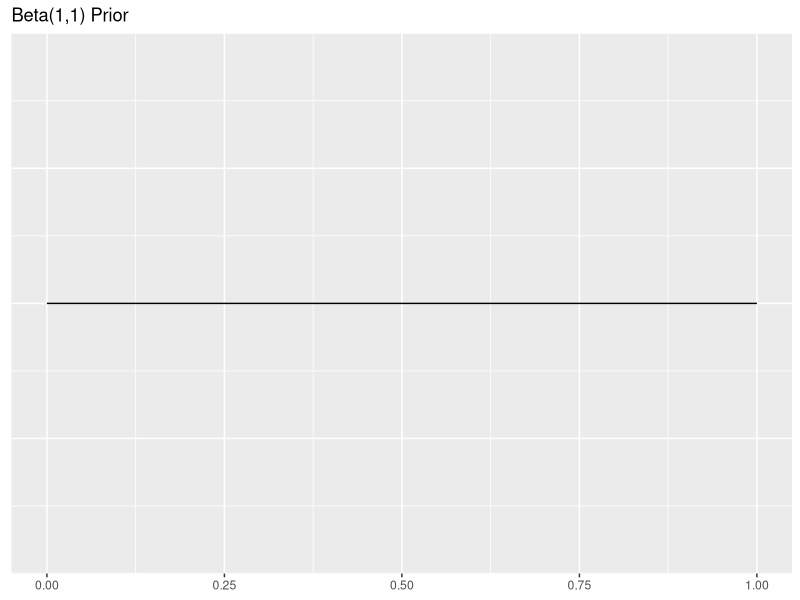
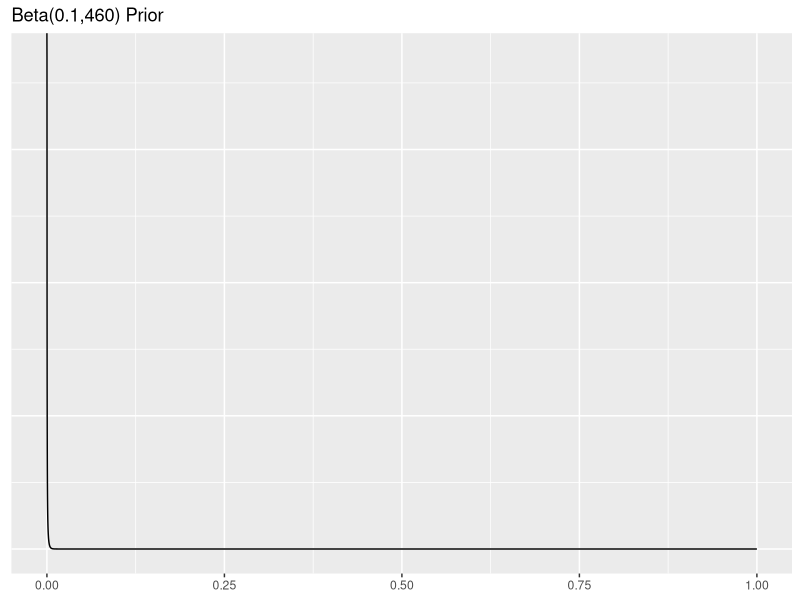
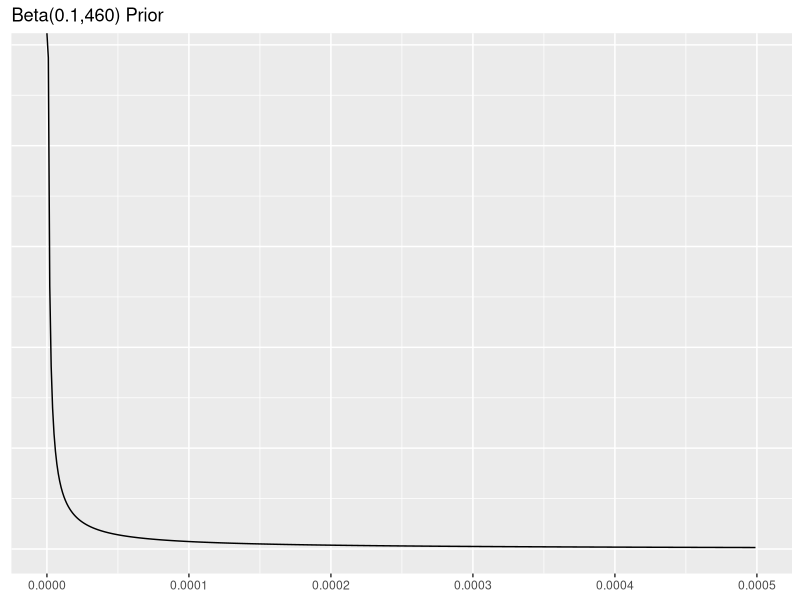
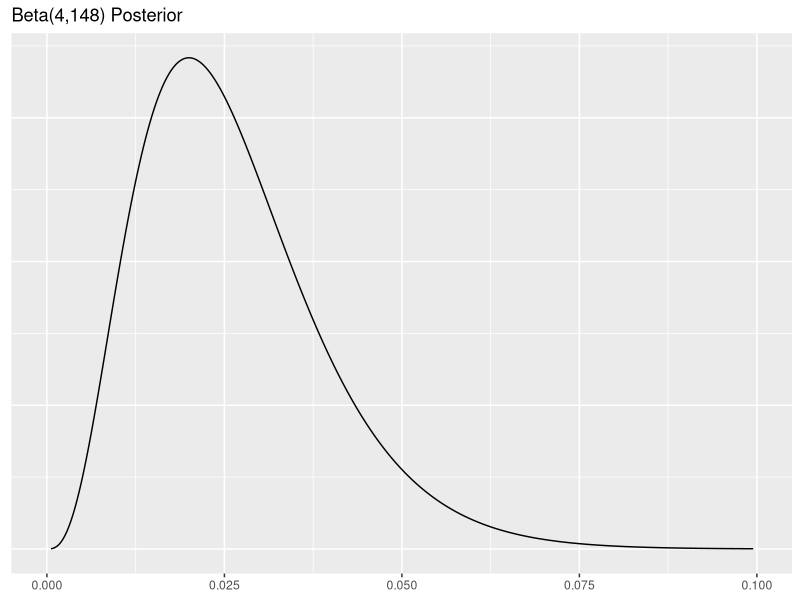
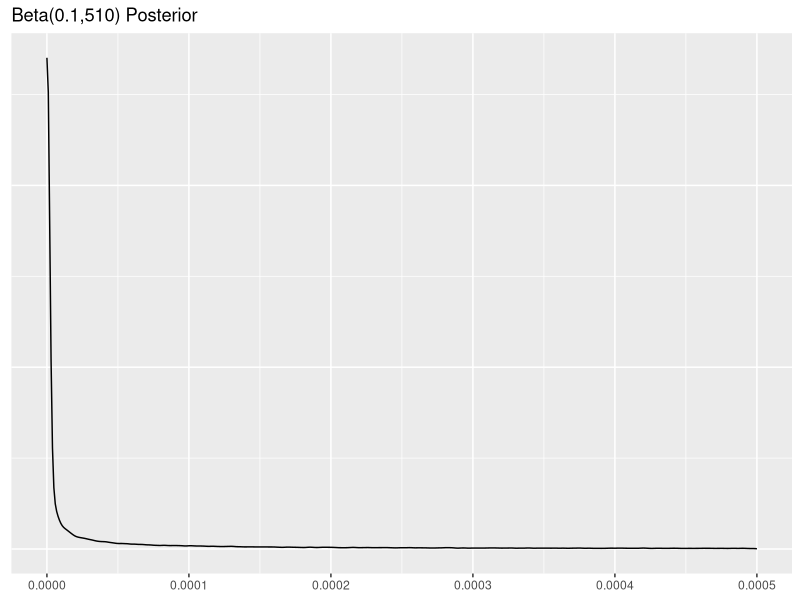

Write the R code that produced these figures, in order.
## ---- chunk 1
#| echo: fenced
tumordat <- data.frame(
  "tumor_no" = c(147, 50),
  "tumor_yes" = c(3, 0),
  row.names = c("Exposed", "Control"),
  stringsAsFactors = FALSE
)
colnames(tumordat) <- c("No Tumor", "Tumor")

tumordat

## ---- chunk 2
#| echo: false
fisher.test(tumordat)
## ---- chunk 3
#| echo: false

library(tidyverse)
x = seq(0, 1, length=10000)

db=dbeta(x, 1, 1)

ggplot() + 
  geom_line(aes(x,db)) + 
  theme(axis.title.x=element_blank(), axis.title.y=element_blank(), axis.ticks.y=element_blank(),axis.text.y=element_blank()) + 
  labs(title="Beta(1,1) Prior")
## ---- chunk 4
#| echo: false

x = seq(0, 1, length=10000)

db=dbeta(x, 0.1, 460)

ggplot() + 
  geom_line(aes(x,db)) + 
  theme(axis.title.x=element_blank(), axis.title.y=element_blank(), axis.ticks.y=element_blank(),axis.text.y=element_blank()) + 
  labs(title="Beta(0.1,460) Prior")
## ---- chunk 5
#| echo: false
options(scipen=999)
x = seq(0, 1, length=1000000)

db=dbeta(x, 0.1, 460)

ggplot() + 
  geom_line(aes(x,db)) + 
  theme(axis.title.x=element_blank(), axis.title.y=element_blank(), axis.ticks.y=element_blank(),axis.text.y=element_blank()) + 
  labs(title="Beta(0.1,460) Prior") + xlim(0,.0005)
## ---- chunk 6
# take sample of a lot of values from posterior and plot them
x_ben=rbeta(100000,4,148)
dben=dbeta(x_ben, 4, 148)

ggplot() + 
  geom_line(aes(x_ben,dben)) + 
  theme(axis.title.x=element_blank(), axis.title.y=element_blank(), axis.ticks.y=element_blank(),axis.text.y=element_blank()) + 
  labs(title="Beta(4,148) Posterior") + xlim(0,.1)

## ---- chunk 7
# take sample of a lot of values from posterior and plot them
x_con=rbeta(100000,0.1,510)

ggplot() + 
  geom_density(aes(x_con)) + 
  theme(axis.title.x=element_blank(), axis.title.y=element_blank(), axis.ticks.y=element_blank(),axis.text.y=element_blank()) + 
  labs(title="Beta(0.1,510) Posterior") + xlim(0,.0005)

## ---- chunk 8
#| echo: true
#| eval: true
x_con=rbeta(10000000,0.1,510)
x_ben=rbeta(10000000,4,148)
mean(x_ben>x_con)
